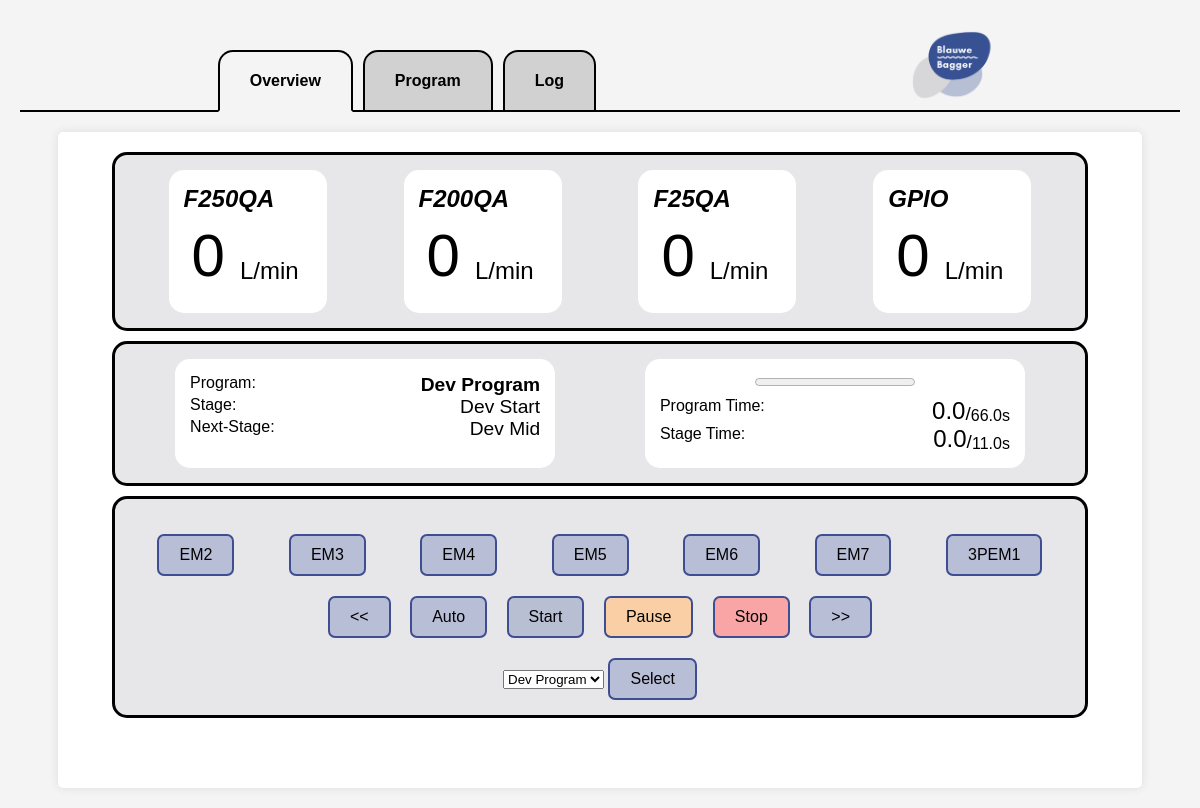
The page / on the database its author committed.
### tables this page shows
CREATE TABLE METER (
    MeterID INTEGER PRIMARY KEY AUTOINCREMENT,
    Name TEXT NOT NULL,
    Description TEXT,
    Value REAL NOT NULL
);

CREATE TABLE PROGRAM (
    ProgramID INTEGER PRIMARY KEY AUTOINCREMENT,
    Name TEXT NOT NULL,
    Description TEXT,
    StageIDS TEXT NOT NULL
);

CREATE TABLE STAGE (
    StageID INTEGER PRIMARY KEY AUTOINCREMENT,
    Name TEXT NOT NULL,
    SwitchIDS TEXT,
    Time REAL NOT NULL
);

CREATE TABLE SWITCH (
    SwitchID INTEGER PRIMARY KEY AUTOINCREMENT,
    Name TEXT NOT NULL,
    GPIO INTEGER NOT NULL
);

### server/server.py (the view)
@app.route("/")
def overview():
    machineStatus = sF.getTable("MACHINESTATUS",0)
    programs = sF.getTable("PROGRAM",0)
    switches = sF.getTable("SWITCH",0)
    stages = sF.getTable("STAGE",0)
    meters = sF.getTable("METER",0)
    for i,meter in enumerate(meters):
        meters[i]["Value"] = round(float(meters[i]["Value"]))
    CMS = sF.getMachineStatus(machineStatus,programs,stages)
    return render_template('overview.html',CMS=CMS,programs=programs,meters=meters,switches=switches)

### server/serverFunctions/getTable.py (called while the page is built)
def getTable(table,add):
    db = sqlite3.connect('../data/machine.db',timeout=5)
    cs = db.execute('SELECT * FROM ' + table)
    ns = [description[0] for description in cs.description]
    result = []
    rows = 1;
    for ci in cs:
        result.append(dict(zip(ns,ci)))
        rows = rows + 1
    if add:
        if table != "MACHINESTATUS" and table != "FORCE":
            result.append(dict(zip(ns,[rows]+[None]*len(ns))))
    else:
        if not result:
            result.append(dict(zip(ns,[rows]+[None]*len(ns))))
    db.close()
    return result

### server/templates/overview.html
{% extends "layout.html" %}
{% block main %}
    <div class="container">
        <div class="meters-container">
            {% for meter in meters %}
            <div class="meter-item-container"> {{ meter["Name"] }}
                <div class="meter-value-container">
                    <div
                        class ="meters" id="{{ meter["MeterID"] }}">{{ meter["Value"] }}
                    </div>
                    <div class="meter-unit">
                        L/min
                    </div>
                </div>
            </div>
            {% endfor %}
        </div>
        <div class="program-state-container">
            <div class="program-name-container">
                <div class="name-item-container">
                    <div class="pre-name">Program:</div>
                    <div class="name" id="program-name">{{ CMS['programName'] }}</div>
                </div>
                <div class="name-item-container">
                    <div class="pre-name"> Stage:</div>
                    <div class="name" id="stage-name">{{ CMS['stageName'] }}</div>
                </div>
                <div class="name-item-container">
                    <div class="pre-name">Next-Stage:</div>
                    <div class="name" id="next-stage-name">{{ CMS['nextStageName'] }}</div>
                </div>
            </div>
            <div class="program-time-container">
                <div class="time-item-container">
                    <progress id="program-progress" value="{{ CMS['programRunTime'] }}" max="{{ CMS['totalProgramTime'] }}"></progress>
                </div>
                <div class="time-item-container">
                    <div class="pre-time">Program Time:</div>
                    <div class="time-container">
                        <div class="time" id="program-run-time">{{ CMS['programRunTime'] }}</div>
                        <div class="program-slash">/</div>
                        <div class="total-time" id="total-program-time">{{ CMS['totalProgramTime'] }} </div>
                        <div class="total-time">s</div>
                    </div>
                </div>
                <div class="time-item-container">
                    <div class="pre-time">Stage Time:</div>
                    <div class="time-container">
                        <div class="time" id="stage-run-time">{{ CMS['stageRunTime'] }}</div>
                        <div class="program-slash">/</div>
                        <div class="total-time" id="total-stage-time">{{ CMS['totalStageTime'] }} </div>
                        <div class="total-time">s</div>
                    </div>
                </div>
            </div>
        </div>
        <div class="control-select-container">
            <div class="switches">
                {% for switch in switches %}
                {% if switch["SwitchID"] in CMS['activeSwitches'] %}
                <form action="/toggleswitch/{{ switch["SwitchID"] }}">
                    <input type="submit" class="switch-active switch-btn" id="{{ switch["SwitchID"] }}" value="{{ switch["Name"] }}"/>
                </form>
                {% else %}
                <form action="/toggleswitch/{{ switch["SwitchID"] }}">
                    <input type="submit" class="overview-btn switch-btn" id="{{ switch["SwitchID"] }}" value="{{ switch["Name"] }}"/>
                </form>
                {% endif %}
                {% endfor %}
            </div>
            <div class="controls">
                <form action="/previous">
                    <input class="overview-btn" type="submit" value="<<">
                </form>
                <form action="/auto">
                    <input class="overview-btn" type="submit" id="auto-btn" value="Auto"/>
                </form>
                <form action="/start">
                    <input class="overview-btn" type="submit" id="start-btn" value="Start"/>
                </form>
                <form action="/pause">
                    <input class="overview-btn" type="submit" id="pause-btn" value="Pause"/>
                </form>
                <form action="/stop">
                    <input class="overview-btn" type="submit" id="stop-btn" value="Stop"/>
                </form>
                <form action="/next">
                    <input class="overview-btn" type="submit" value=">>">
                </form>
            </div>
            <div class="select-program-container">
                <form action="/selectprogram/" method="POST">
                <select name="program">
                    {% for program in programs %}
                    <option value={{ program["ProgramID"] }}>{{ program["Name"] }}</option>
                    {% endfor %}
                </select>
                <input class="overview-btn" type="submit" value="Select"/>
                </form>
            </div>
        </div>
    </div>
{% endblock %}

### server/static/styles.css (style rules this page uses)
.container { max-width: 90%; margin: auto; margin-top:20px; background: white; padding: 20px; border-radius: 5px; box-shadow: 0 0 10px rgba(0, 0, 0, 0.1); }
input { padding: 10px 20px; font-size: 16px; cursor: pointer; }
.meters-container { display: flex; justify-content: space-around; background-color: #E7E7E9; padding: 15px; border-radius: 15px; border-style: solid; width: 90%; margin: auto; margin-bottom:10px; }
.meter-item-container { padding:15px; background-color:white; border-radius:15px; font-size:1.5em; font-style:italic; font-weight:bold; }
.meter-value-container { display:flex; justify-content: space-around; font-style:normal; padding:3px; font-weight:normal }
.meters { font-size:2.5em; padding:5px; }
.meter-unit { margin-top:auto; padding:10px }
.program-state-container { display: flex; justify-content: space-around; background-color: #E7E7E9; padding: 15px; border-radius: 15px; border-style: solid; width: 90%; margin: auto; margin-bottom:10px; }
.program-name-container { background-color: white; padding:15px; border-radius:15px; }
.program-time-container { background-color: white; padding:15px; border-radius:15px; }
.name-item-container { display:flex; justify-content: space-between; min-width:350px; }
.time-item-container { display:flex; justify-content: space-between; min-width:350px; }
.time-container { display:flex; justify-content: end; }
.time { font-size:1.5em; }
.name { font-size:1.2em; }
#program-name { font-weight: bold; }
.program-slash { margin-top:auto; font-size:1.2em; }
.total-time { margin-top:auto; }
#program-progress { margin: auto; margin-bottom: 7px; }
.control-select-container { background-color: #E7E7E9; padding: 15px; border-radius: 15px; border-style: solid; width: 90%; margin: auto; margin-bottom:50px; }
.select-program-container { display:flex; justify-content: space-around; }
.switches { display: flex; justify-content: space-around; margin: 20px 0; }
.controls { display: flex; justify-content: space-around; margin: 20px auto; width: 60%; }
.overview-btn { border-radius:7px; border:none; border-style:solid; border-width:2px; border-color:#3F4D92; background-color:#B8BED5; padding: 10px 20px; font-size:16px; cursor:pointer; -webkit-appearance: none; }
#auto-btn { background-color: }
#start-btn { background-color:#B8BFD3; }
#pause-btn { background-color:#FACFA5; }
#stop-btn { background-color:#FAA5A5; }

### rows shown on the page
METER: Name "F250QA", Value "0"
METER: Name "F200QA", Value "0"
METER: Name "F25QA", Value "0"
METER: Name "GPIO", Value "0"
PROGRAM: programName "Dev Program"
STAGE: stageName "Dev Start", totalStageTime "11.0"
STAGE: nextStageName "Dev Mid"
SWITCH: Name "EM2"
SWITCH: Name "EM3"
SWITCH: Name "EM4"
SWITCH: Name "EM5"
SWITCH: Name "EM6"
SWITCH: Name "EM7"
SWITCH: Name "3PEM1"

### other values the page prints
{{ CMS['programRunTime'] }} "0.0"
{{ CMS['totalProgramTime'] }} "66.0"
{{ CMS['stageRunTime'] }} "0.0"
form field program "Dev Program"
